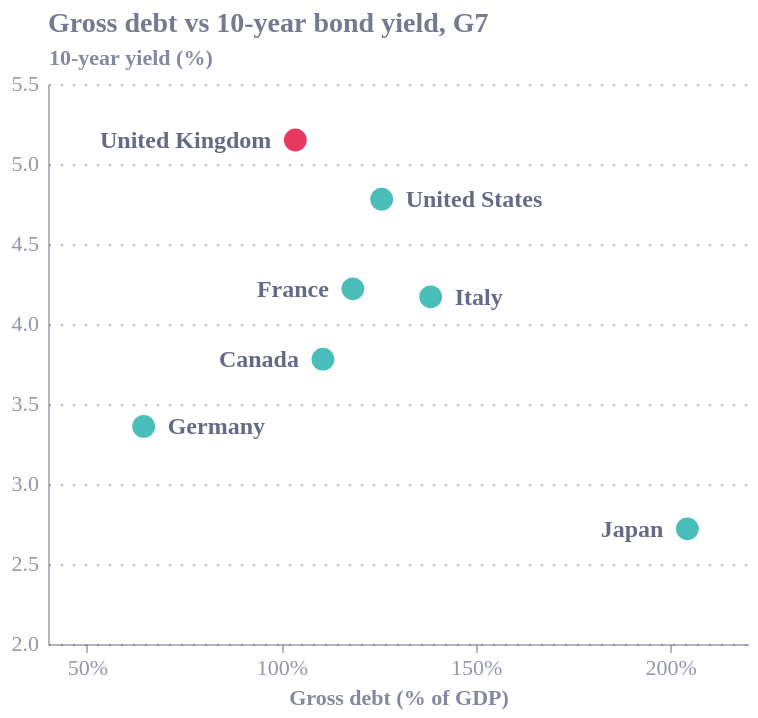

Write the Vega-Lite specification saved for this chart.
### Vega-Lite specification from a JSON file in a GitHub repository (floating-point values rounded to 4 significant figures)
{"config": {"font": "Circular Std", "text": {"color": "#676A86", "align": "left", "baseline": "middle", "dx": 7, "dy": 0, "fontSize": 11}, "view": {"stroke": null, "continuousWidth": 400, "continuousHeight": 300, "discreteWidth": 400, "discreteHeight": 300}, "range": {"category": ["#36B7B4", "#E6224B", "#F4C245", "#0063AF", "#00A767", "#179FDB", "#EB5C2E", "#5C267B", "#122B39"], "diverging": ["#E6224B", "#E54753", "#C9C9C9", "#179FDB", "#122B39"], "heatmap": ["#C9C9C9", "#179FDB", "#0063AF", "#122B39"], "ordinal": ["#00A767", "#36B7B4", "#179FDB", "#0063AF", "#243B5A"]}, "bar": {"color": "#179fdb"}, "line": {"color": "#e6224b"}, "rule": {"color": "#676A86"}, "area": {"opacity": 0.8}, "point": {"filled": true, "size": 80, "color": "#e6224b", "opacity": 0.95}, "geoshape": {"stroke": "white", "strokeWidth": 0.3}, "rect": {"fill": "#d6d4d4", "opacity": 0.3}, "axis": {"labelColor": "#676A86", "labelFontSize": 11, "labelFont": "Circular Std", "labelOpacity": 0.7, "tickColor": "#676A86", "tickOpacity": 0.5, "domainColor": "#676A86", "domainOpacity": 0.5, "gridColor": "#676A86", "gridDash": [2, 2], "gridOpacity": 0.5, "title": null, "titleColor": "#676A86", "titleOpacity": 0.8, "tickSize": 4}, "axisXDiscrete": {"grid": false, "labelAngle": 0, "tickCount": 10, "tickOpacity": 0.5, "title": null}, "axisYDiscrete": {"ticks": false, "labelPadding": 5}, "axisXTemporal": {"grid": false, "ticks": true}, "axisXQuantitative": {"grid": true}, "axisYQuantitative": {"gridColor": "#676A86", "gridDash": [1, 5], "gridOpacity": 0.5, "ticks": false, "labelPadding": 5, "tickCount": 8, "titleAngle": 0, "titleAlign": "left", "titleBaseline": "bottom", "titleX": 0, "titleY": -5}, "title": {"color": "#676A86E6", "subtitleColor": "#676A86", "font": "Circular Std", "subtitleFont": "Circular Std", "anchor": "start", "fontSize": 14, "subtitleFontSize": 12, "subtitlePadding": 4, "offset": 0, "frame": "group"}, "legend": {"titleColor": "#122b39", "title": null, "labelColor": "#122b39", "labelFontSize": 11}}, "layer": [{"data": {"name": "data-a097e2527d0a08a8c7f9bcaaac5d495b"}, "mark": {"type": "point", "filled": true, "opacity": 0.9, "size": 130}, "encoding": {"color": {"condition": {"test": "(datum.country === 'United Kingdom')", "value": "#e6224b"}, "value": "#36b7b4"}, "tooltip": [{"field": "country", "type": "nominal"}, {"field": "debt", "type": "quantitative"}, {"field": "yield", "type": "quantitative"}], "x": {"axis": {"grid": false, "labelExpr": "datum.label + '%'", "tickCount": 5, "zindex": 1}, "field": "debt", "scale": {"domain": [50, 220]}, "title": "Gross debt (% of GDP)", "type": "quantitative"}, "y": {"axis": {"titleAlign": "left", "titleAngle": 0, "titleX": 0, "titleY": -8, "zindex": 1}, "field": "yield", "scale": {"domain": [2, 5.5], "nice": false}, "title": "10-year yield (%)", "type": "quantitative"}}}, {"layer": [{"data": {"name": "data-5951a8bf0488fb23b27e1a5eaeaf2940"}, "mark": {"type": "text", "align": "left", "dx": 12, "fontSize": 12, "fontWeight": "bold"}, "encoding": {"text": {"field": "country", "type": "nominal"}, "x": {"field": "debt", "type": "quantitative"}, "y": {"field": "yield", "type": "quantitative"}}}, {"data": {"name": "data-e37190653c1a54f58118032b6cd7b404"}, "mark": {"type": "text", "align": "right", "dx": -12, "fontSize": 12, "fontWeight": "bold"}, "encoding": {"text": {"field": "country", "type": "nominal"}, "x": {"field": "debt", "type": "quantitative"}, "y": {"field": "yield", "type": "quantitative"}}}]}], "height": 280, "title": {"text": "Gross debt vs 10-year bond yield, G7"}, "width": 350, "$schema": "https://vega.github.io/schema/vega-lite/v6.4.1.json", "datasets": {"data-a097e2527d0a08a8c7f9bcaaac5d495b": [{"country": "Japan", "debt": 204.4, "yield": 2.72, "al": "left"}, {"country": "Italy", "debt": 138.4, "yield": 4.17, "al": "right"}, {"country": "United States", "debt": 125.8, "yield": 4.78, "al": "right"}, {"country": "France", "debt": 118.4, "yield": 4.22, "al": "left"}, {"country": "Canada", "debt": 110.7, "yield": 3.78, "al": "left"}, {"country": "United Kingdom", "debt": 103.6, "yield": 5.15, "al": "left"}, {"country": "Germany", "debt": 64.6, "yield": 3.36, "al": "right"}], "data-5951a8bf0488fb23b27e1a5eaeaf2940": [{"country": "Italy", "debt": 138.4, "yield": 4.17, "al": "right"}, {"country": "United States", "debt": 125.8, "yield": 4.78, "al": "right"}, {"country": "Germany", "debt": 64.6, "yield": 3.36, "al": "right"}], "data-e37190653c1a54f58118032b6cd7b404": [{"country": "Japan", "debt": 204.4, "yield": 2.72, "al": "left"}, {"country": "France", "debt": 118.4, "yield": 4.22, "al": "left"}, {"country": "Canada", "debt": 110.7, "yield": 3.78, "al": "left"}, {"country": "United Kingdom", "debt": 103.6, "yield": 5.15, "al": "left"}]}}
